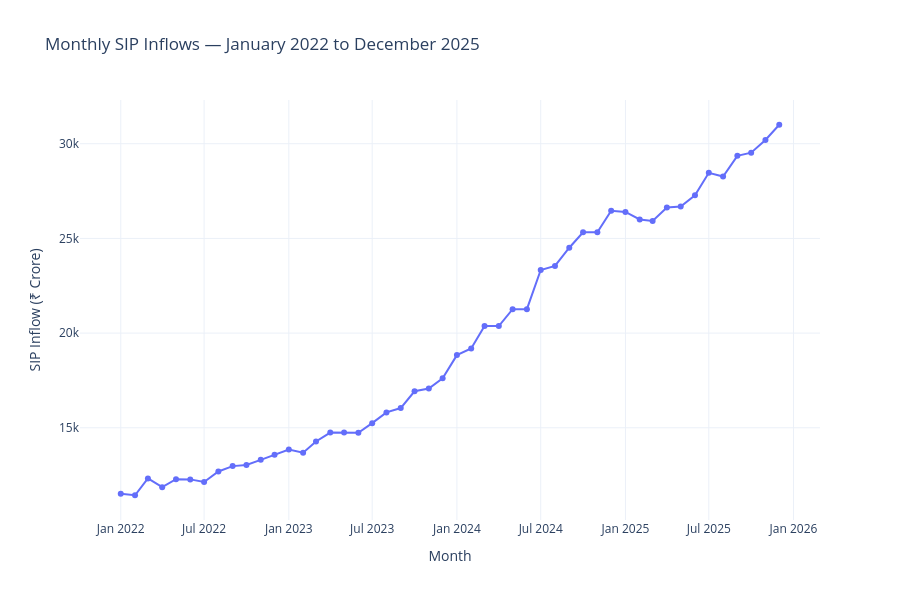

The cell this chart's notebook holds for it:
### Code cell
# ============================================================
# TASK 3 — MONTHLY SIP INFLOW TIME-SERIES
# Plotly visualization
# ============================================================

fig = px.line(
    sip,
    x="month",
    y="sip_inflow_crore",
    title="Monthly SIP Inflows — January 2022 to December 2025",
    labels={
        "month": "Month",
        "sip_inflow_crore": "SIP Inflow (₹ Crore)"
    },
    markers=True
)

fig.update_layout(
    template="plotly_white",
    height=600,
    hovermode="x unified"
)

fig.show()
